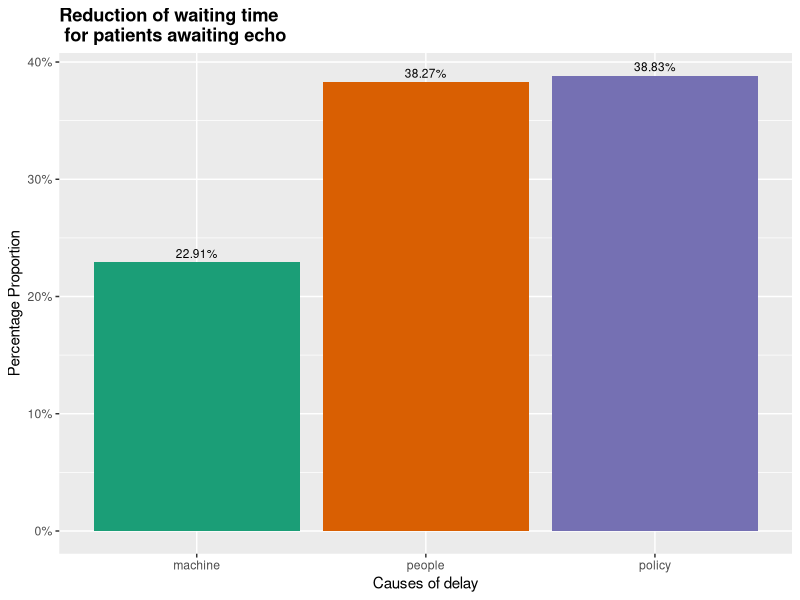

Source code (R):
## ---- chunk 1
knitr::opts_chunk$set(echo = FALSE,
                      warning = FALSE,
                      message = FALSE)
library(tidyverse)
## ---- chunk 2
data_11<- data.frame(quiz1a = c(rep(1,14),rep(2,14),"NA"),
                   quiz1b = c(rep(1,27),rep(2,2)),
                   quiz1c = c(rep(1,25),rep(2,4)),
                   quiz1d = c(rep(1,24),rep(2,5)),
                   quiz1e = c(rep(1,21),rep(2,8)),
                   quiz1f = c(rep(1,28),rep(2,1)),
                   quiz2a = c(rep(1,27),rep(2,2)),
                   quiz2b = c(rep(1,25),rep(2,4)),
                   quiz2c = c(rep(1,23),rep(2,4),"NA","NA"),
                   quiz2d = c(rep(1,20),rep(2,9)),
                   quiz2e = c(rep(1,19),rep(2,9),"NA"),
                   quiz2f = c(rep(1,23),rep(2,5),"NA"),
                   quiz3a = c(rep(1,29),rep(2,0)),
                   quiz3b = c(rep(1,28),rep(2,1)),
                   quiz3c = c(rep(1,25),rep(2,3),"NA"))
## ---- chunk 3
data_11 %>%
  gather(key="Questions",value, quiz1a:quiz1f) -> p
pp<-subset(p, select = c('Questions' , 'value'))
pp$Questions<-"policy"
pp<-pp[pp$value==1,]

data_11 %>%
  gather(key="Questions",value, quiz2a:quiz2f) -> h
hh<-subset(h, select = c('Questions' , 'value'))
hh$Questions<-"people"
hh<-hh[hh$value==1,]

data_11 %>%
  gather(key="Questions",value, quiz3a:quiz3c) -> i
ii<-subset(i, select = c('Questions' , 'value'))
ii$Questions<-"machine"
ii<-ii[ii$value==1,]

n<-rbind(pp,hh,ii)


ggplot(data=n,aes(x=factor(Questions),y=prop.table(stat(count)),
                  fill = factor(Questions),
                  label=scales::percent(prop.table(stat(count)))))+
  geom_bar(position = "dodge")+
  scale_y_continuous(labels = scales::percent)+
  geom_text(stat = 'count',
            vjust= -0.5,
            size= 3)+
   scale_fill_brewer(palette = "Dark2")+
  #scale_x_discrete( labels =c("Yes","No"))+
  labs(x = "Causes of delay",y = "Percentage Proportion",title = "Reduction of waiting time \n for patients awaiting echo")+
  theme(legend.position = "none",plot.title = element_text(face="bold"))
